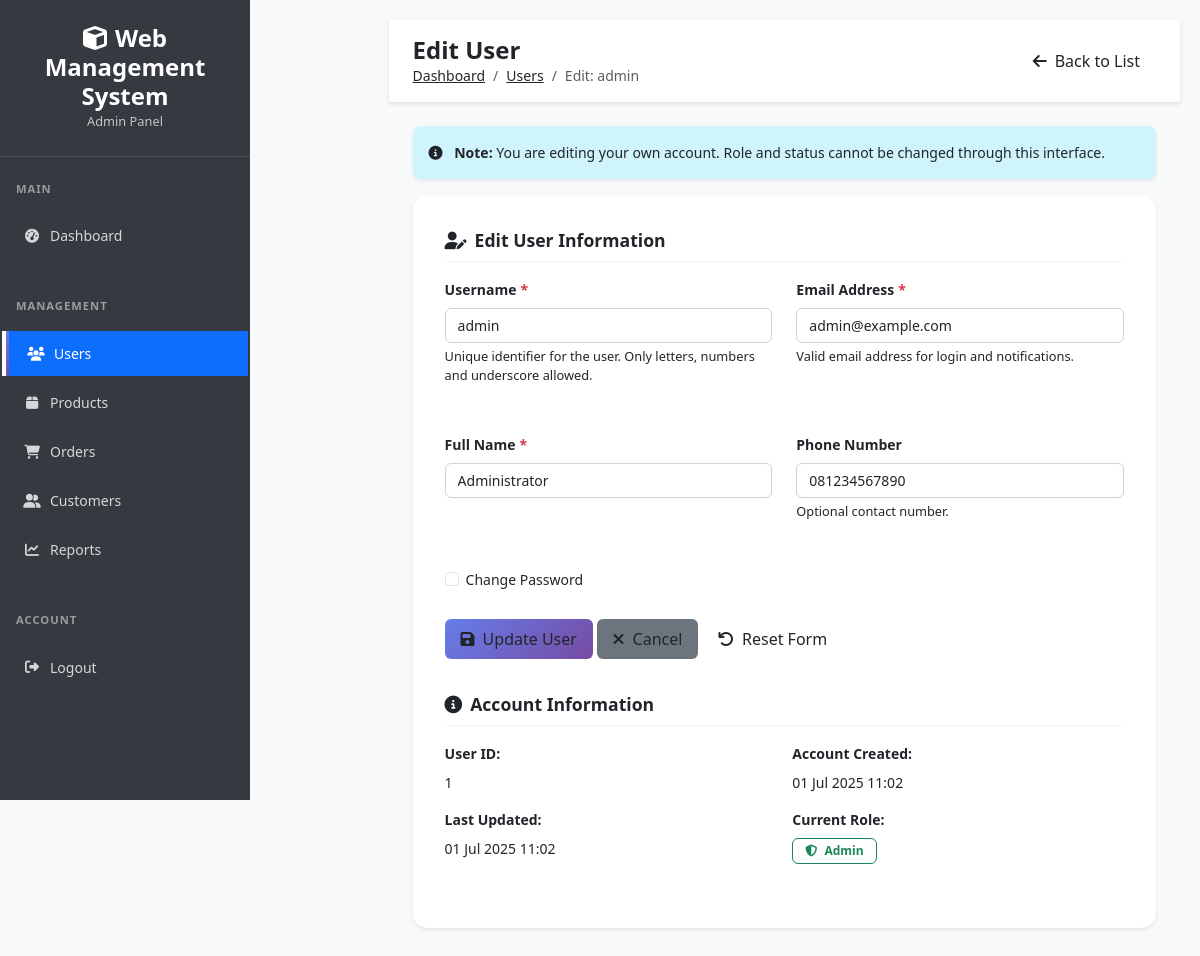
/admin/users/edit.php?id=1 (signed in), run on the app's committed database.
### tables this page shows
CREATE TABLE users (
    id INT PRIMARY KEY AUTO_INCREMENT,
    username VARCHAR(50) NOT NULL UNIQUE,
    email VARCHAR(100) NOT NULL UNIQUE,
    password VARCHAR(255) NOT NULL,
    role ENUM('admin', 'user') DEFAULT 'user',
    full_name VARCHAR(100),
    phone VARCHAR(20),
    is_active BOOLEAN DEFAULT TRUE,
    created_at TIMESTAMP DEFAULT CURRENT_TIMESTAMP,
    updated_at TIMESTAMP DEFAULT CURRENT_TIMESTAMP ON UPDATE CURRENT_TIMESTAMP
);

### includes/functions.php (called while the page is built, shortened)
<?php
require_once dirname(__DIR__) . '/config/database.php';
function getUserById($user_id) {
    try {
        $sql = "SELECT id, username, email, full_name, phone, role, is_active, created_at, updated_at
                FROM users WHERE id = ?";
        return getRecord($sql, [$user_id]);
    } catch (Exception $e) {
        if (function_exists('logMessage')) {
            logMessage("Get user error: " . $e->getMessage(), 'ERROR');
        }
        return false;
    }
}
function formatDate($date, $format = DISPLAY_DATE_FORMAT) {
    return date($format, strtotime($date));
}
?>

### config/database.php (called while the page is built, shortened)
<?php
class Database {
    private $host = '127.0.0.1';
    private $dbname = 'web_app_db';
    private $username = 'root';
    private $password = '';
    private $charset = 'utf8mb4';
    private $pdo;
    public function connect() {
        if ($this->pdo === null) {
            try {
                $dsn = "mysql:host={$this->host};dbname={$this->dbname};charset={$this->charset}";
                $options = [
                    PDO::ATTR_ERRMODE => PDO::ERRMODE_EXCEPTION,
                    PDO::ATTR_DEFAULT_FETCH_MODE => PDO::FETCH_ASSOC,
                    PDO::ATTR_EMULATE_PREPARES => false,
                    PDO::MYSQL_ATTR_INIT_COMMAND => "SET NAMES {$this->charset}"
                ];
                $this->pdo = new PDO($dsn, $this->username, $this->password, $options);
            } catch (PDOException $e) {
                error_log("Database connection error: " . $e->getMessage());
                die("Database connection failed. Please check configuration.");
            }
        }
        return $this->pdo;
    }
}
$database = new Database();
$pdo = $database->connect();
function getDB() {
    global $pdo;
    return $pdo;
}
function executeQuery($sql, $params = []) {
    try {
        $pdo = getDB();
        $stmt = $pdo->prepare($sql);
        $stmt->execute($params);
        return $stmt;
    } catch (PDOException $e) {
        error_log("Query error: " . $e->getMessage());
        throw new Exception("Database query failed");
    }
}
function getRecord($sql, $params = []) {
    $stmt = executeQuery($sql, $params);
    return $stmt->fetch();
}
?>

### config/session.php (called while the page is built, shortened)
<?php
function startSecureSession() {
    return true;
}
function isLoggedIn() {
    return isset($_SESSION['user_id']) &&
           isset($_SESSION['username']) &&
           isset($_SESSION['role']);
}
function getCurrentUserId() {
    return isLoggedIn() ? $_SESSION['user_id'] : null;
}
?>

### admin/users/edit.php (the view, shortened to what this page needs)
<?php
require_once '../../includes/functions.php';
$user_id = (int)($_GET['id'] ?? 0);
$user = getUserById($user_id);
$is_own_account = ($user_id == getCurrentUserId());
$errors = [];
$form_data = [
    'username' => $user['username'],
    'email' => $user['email'],
    'full_name' => $user['full_name'],
    'phone' => $user['phone'] ?? '',
    'role' => $user['role'],
    'is_active' => $user['is_active']
];
?>
<!DOCTYPE html>
<html lang="en">
<head>
    <?php
    include '../../includes/header.php';
    ?>
</head>
<body class="admin-body">
    <div class="admin-container">
        <?php include '../../includes/admin_sidebar.php'; ?>
        <main class="admin-content">
            <header class="admin-header">
                <div class="header-left">
                    <h1>Edit User</h1>
                    <nav aria-label="breadcrumb">
                        <ol class="breadcrumb">
                            <li class="breadcrumb-item"><a href="<?= BASE_URL ?>/admin/dashboard.php">Dashboard</a></li>
                            <li class="breadcrumb-item"><a href="index.php">Users</a></li>
                            <li class="breadcrumb-item active">Edit: <?= htmlspecialchars($user['username']) ?></li>
                        </ol>
                    </nav>
                </div>
                <div class="header-controls">
                    <a href="index.php" class="btn btn-outline-secondary">
                        <i class="fas fa-arrow-left me-2"></i>Back to List
                    </a>
                </div>
            </header>
            <div class="admin-main">
                <?php if ($is_own_account): ?>
                    <div class="alert alert-info" role="alert">
                        <i class="fas fa-info-circle me-2"></i>
                        <strong>Note:</strong> You are editing your own account. Role and status cannot be changed through this interface.
                    </div>
                <?php endif; ?>
                <div class="admin-form-container">
                    <div class="form-section">
                        <div class="form-section-title">
                            <i class="fas fa-user-edit me-2"></i>Edit User Information
                        </div>
                        <form method="POST" action="" id="editUserForm" novalidate>
                            <div class="form-grid">
                                <div class="form-group">
                                    <label class="form-label required" for="username">Username</label>
                                    <input type="text"
                                           class="form-control <?= isset($errors['username']) ? 'is-invalid' : '' ?>"
                                           id="username"
                                           name="username"
                                           value="<?= htmlspecialchars($form_data['username']) ?>"
                                           required
                                           autocomplete="username">
                                    <div class="form-help">Unique identifier for the user. Only letters, numbers and underscore allowed.</div>
                                </div>
                                <div class="form-group">
                                    <label class="form-label required" for="email">Email Address</label>
                                    <input type="email"
                                           class="form-control <?= isset($errors['email']) ? 'is-invalid' : '' ?>"
                                           id="email"
                                           name="email"
                                           value="<?= htmlspecialchars($form_data['email']) ?>"
                                           required
                                           autocomplete="email">
                                    <div class="form-help">Valid email address for login and notifications.</div>
                                </div>
                                <div class="form-group">
                                    <label class="form-label required" for="full_name">Full Name</label>
                                    <input type="text"
                                           class="form-control <?= isset($errors['full_name']) ? 'is-invalid' : '' ?>"
                                           id="full_name"
                                           name="full_name"
                                           value="<?= htmlspecialchars($form_data['full_name']) ?>"
                                           required
                                           autocomplete="name">
                                </div>
                                <div class="form-group">
                                    <label class="form-label" for="phone">Phone Number</label>
                                    <input type="text"
                                           class="form-control <?= isset($errors['phone']) ? 'is-invalid' : '' ?>"
                                           id="phone"
                                           name="phone"
                                           value="<?= htmlspecialchars($form_data['phone']) ?>"
                                           autocomplete="tel">
                                    <div class="form-help">Optional contact number.</div>
                                </div>
                                <div class="form-group col-span-2">
                                    <div class="form-check">
                                        <input class="form-check-input" type="checkbox" id="changePassword">
                                        <label class="form-check-label" for="changePassword">
                                            Change Password
                                        </label>
                                    </div>
                                </div>
                            </div>
                            <div class="form-actions">
                                <button type="submit" class="btn btn-primary" id="submitBtn">
                                    <i class="fas fa-save me-2"></i>Update User
                                </button>
                                <a href="index.php" class="btn btn-secondary">
                                    <i class="fas fa-times me-2"></i>Cancel
                                </a>
                                <button type="reset" class="btn btn-outline-secondary">
                                    <i class="fas fa-undo me-2"></i>Reset Form
                                </button>
                            </div>
                        </form>
                    </div>
                    <div class="form-section mt-4">
                        <div class="form-section-title">
                            <i class="fas fa-info-circle me-2"></i>Account Information
                        </div>
                        <div class="row g-3">
                            <div class="col-md-6">
                                <label class="form-label fw-bold">User ID:</label>
                                <div><?= $user['id'] ?></div>
                            </div>
                            <div class="col-md-6">
                                <label class="form-label fw-bold">Account Created:</label>
                                <div><?= formatDate($user['created_at'], 'd M Y H:i') ?></div>
                            </div>
                            <div class="col-md-6">
                                <label class="form-label fw-bold">Last Updated:</label>
                                <div><?= formatDate($user['updated_at'], 'd M Y H:i') ?></div>
                            </div>
                            <div class="col-md-6">
                                <label class="form-label fw-bold">Current Role:</label>
                                <div>
                                    <span class="badge <?= $user['role'] === 'admin' ? 'bg-success' : 'bg-primary' ?>">
                                        <i class="fas fa-<?= $user['role'] === 'admin' ? 'shield-alt' : 'user' ?> me-1"></i>
                                        <?= ucfirst($user['role']) ?>
                                    </span>
                                </div>
                            </div>
                        </div>
                    </div>
                </div>
            </div>
        </main>
    </div>
</body>
</html>

### assets/css/style.css (style rules this page uses)
:root { --primary-color: #667eea; --primary-gradient: linear-gradient(135deg, #667eea 0%, #764ba2 100%); --secondary-color: #6c757d; --success-color: #28a745; --danger-color: #dc3545; --warning-color: #ffc107; --info-color: #17a2b8; --light-color: #f8f9fa; --text-color: #212529; --sidebar-width: 250px; --navbar-height: 60px; --border-radius: 10px; --border-radius-lg: 15px; --box-shadow: 0 0.125rem 0.25rem rgba(0, 0, 0, 0.075); --box-shadow-lg: 0 1rem 3rem rgba(0, 0, 0, 0.175); --transition: all 0.3s ease; --font-family-base: 'Segoe UI', Tahoma, Geneva, Verdana, sans-serif; --font-size-base: 0.875rem; --line-height-base: 1.5; }
* { box-sizing: border-box; }
body { font-family: var(--font-family-base); font-size: var(--font-size-base); line-height: var(--line-height-base); background-color: var(--light-color); color: var(--text-color); margin: 0; padding: 0; }
h1, h2, h3, h4, h5, h6 { font-weight: 600; line-height: 1.2; margin-bottom: 0.5rem; }
.form-control, .form-select { border: 2px solid #e9ecef; border-radius: var(--border-radius); transition: var(--transition); font-size: var(--font-size-base); }
.btn { border-radius: var(--border-radius); font-weight: 500; transition: var(--transition); border: none; padding: 0.5rem 1rem; }
.btn-primary { background: var(--primary-gradient); border: none; }
.badge { font-weight: 500; border-radius: 20px; padding: 0.35em 0.8em; }
.alert { border: none; border-radius: var(--border-radius); border-left: 4px solid; box-shadow: var(--box-shadow); }

### assets/css/admin.css (style rules this page uses)
.admin-container { display: flex; min-height: 100vh; background-color: var(--light-color); }
.admin-content { flex: 1; margin-left: 250px; transition: var(--transition); min-height: 100vh; padding: 20px; background-color: #f8f9fa; color: #212529 !important; display: flex; flex-direction: column; }
.admin-header { background: white; padding: 1rem 1.5rem; box-shadow: 0 2px 4px rgba(0, 0, 0, 0.1); display: flex; align-items: center; justify-content: space-between; position: sticky; top: 0; z-index: 100; }
.admin-header h1 { margin: 0; font-size: 1.5rem; font-weight: 600; color: #212529; }
.admin-header .breadcrumb { background: none; margin: 0; padding: 0; }
.header-controls { display: flex; align-items: center; gap: 1rem; }
.admin-main { padding: 1.5rem; min-height: calc(100vh - 80px); }
.admin-form-container { background: white; border-radius: var(--border-radius-lg); padding: 2rem; box-shadow: var(--box-shadow); margin-bottom: 2rem; }
.form-section { margin-bottom: 2rem; }
.form-section-title { font-size: 1.1rem; font-weight: 600; color: #212529; margin-bottom: 1rem; padding-bottom: 0.5rem; border-bottom: 2px solid var(--light-color); }
.form-grid { display: grid; grid-template-columns: repeat(auto-fit, minmax(300px, 1fr)); gap: 1.5rem; }
.form-group { margin-bottom: 1.5rem; }
.form-label { font-weight: 600; color: #212529; margin-bottom: 0.5rem; display: block; }
.form-label.required::after { content: '*'; color: var(--danger-color); margin-left: 4px; }
.form-help { font-size: 0.8rem; color: var(--secondary-color); margin-top: 0.25rem; }
.btn { border-radius: 6px; font-weight: 500; }
.alert { border-radius: 8px; border: none; }
.badge { font-weight: 500; }
.form-control, .form-select { border-radius: 6px; }
.admin-content * { color: inherit; }
.admin-content .form-control, .admin-content .form-select { background-color: #fff; border: 1px solid #ced4da; color: #212529; }
.admin-content > * { width: 100%; flex-shrink: 0; }
.badge i { margin-right: 0.25rem; }
.admin-table .badge, .table .badge, .badge { background-color: #ffffff !important; color: #212529 !important; border: 1px solid #dee2e6 !important; font-weight: 600 !important; font-size: 0.75rem !important; padding: 0.375rem 0.75rem !important; border-radius: 6px !important; text-transform: none !important; }
.badge.bg-success { background-color: #ffffff !important; color: #198754 !important; border-color: #198754 !important; }

### data on the page
users: username "admin", email "admin@example.com", full_name "Administrator", phone "081234567890", id "1", created_at "01 Jul 2025 11:02", formatDate($user['updated_at'], 'd M Y H:i') "01 Jul 2025 11:02", role "Admin"

### other printed values
APP_NAME "Web Management System"
